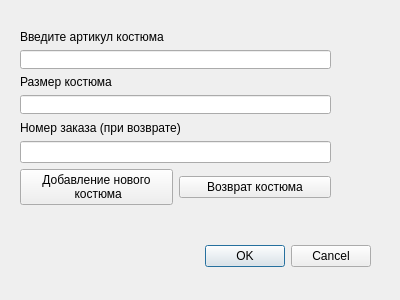
<?xml version="1.0" encoding="UTF-8"?>
<ui version="4.0">
 <class>Costume</class>
 <widget class="QDialog" name="Costume">
  <property name="geometry">
   <rect>
    <x>0</x>
    <y>0</y>
    <width>400</width>
    <height>300</height>
   </rect>
  </property>
  <property name="windowTitle">
   <string>Dialog</string>
  </property>
  <widget class="QDialogButtonBox" name="buttonBox">
   <property name="geometry">
    <rect>
     <x>30</x>
     <y>240</y>
     <width>341</width>
     <height>32</height>
    </rect>
   </property>
   <property name="orientation">
    <enum>Qt::Horizontal</enum>
   </property>
   <property name="standardButtons">
    <set>QDialogButtonBox::Cancel|QDialogButtonBox::Ok</set>
   </property>
  </widget>
  <widget class="QWidget" name="layoutWidget">
   <property name="geometry">
    <rect>
     <x>20</x>
     <y>30</y>
     <width>311</width>
     <height>175</height>
    </rect>
   </property>
   <layout class="QVBoxLayout" name="verticalLayout_2">
    <item>
     <layout class="QVBoxLayout" name="verticalLayout">
      <item>
       <widget class="QLabel" name="label">
        <property name="text">
         <string>Введите артикул костюма</string>
        </property>
       </widget>
      </item>
      <item>
       <widget class="QLineEdit" name="articul"/>
      </item>
      <item>
       <widget class="QLabel" name="label_2">
        <property name="text">
         <string>Размер костюма</string>
        </property>
       </widget>
      </item>
      <item>
       <widget class="QLineEdit" name="size"/>
      </item>
     </layout>
    </item>
    <item>
     <widget class="QLabel" name="label_3">
      <property name="text">
       <string>Номер заказа (при возврате)</string>
      </property>
     </widget>
    </item>
    <item>
     <widget class="QLineEdit" name="id"/>
    </item>
    <item>
     <layout class="QHBoxLayout" name="horizontalLayout">
      <item>
       <widget class="QPushButton" name="pushButton">
        <property name="text">
         <string>Добавление нового
 костюма</string>
        </property>
       </widget>
      </item>
      <item>
       <widget class="QPushButton" name="pushButton_2">
        <property name="text">
         <string>Возврат костюма</string>
        </property>
       </widget>
      </item>
     </layout>
    </item>
   </layout>
  </widget>
 </widget>
 <resources/>
 <connections>
  <connection>
   <sender>buttonBox</sender>
   <signal>accepted()</signal>
   <receiver>Costume</receiver>
   <slot>accept()</slot>
   <hints>
    <hint type="sourcelabel">
     <x>248</x>
     <y>254</y>
    </hint>
    <hint type="destinationlabel">
     <x>157</x>
     <y>274</y>
    </hint>
   </hints>
  </connection>
  <connection>
   <sender>buttonBox</sender>
   <signal>rejected()</signal>
   <receiver>Costume</receiver>
   <slot>reject()</slot>
   <hints>
    <hint type="sourcelabel">
     <x>316</x>
     <y>260</y>
    </hint>
    <hint type="destinationlabel">
     <x>286</x>
     <y>274</y>
    </hint>
   </hints>
  </connection>
 </connections>
</ui>
